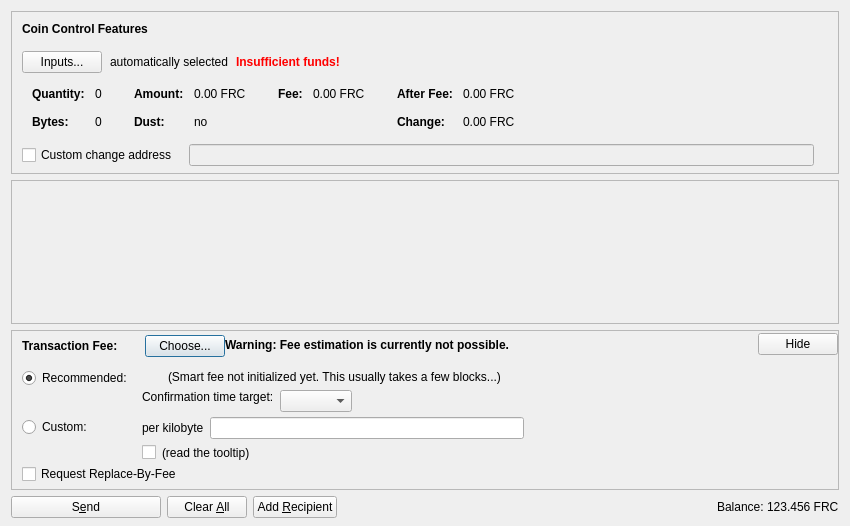
<?xml version="1.0" encoding="UTF-8"?>
<ui version="4.0">
 <class>SendCoinsDialog</class>
 <widget class="QDialog" name="SendCoinsDialog">
  <property name="geometry">
   <rect>
    <x>0</x>
    <y>0</y>
    <width>850</width>
    <height>526</height>
   </rect>
  </property>
  <property name="windowTitle">
   <string>Send Coins</string>
  </property>
  <layout class="QVBoxLayout" name="verticalLayout" stretch="0,1,0,0">
   <property name="bottomMargin">
    <number>8</number>
   </property>
   <item>
    <widget class="QFrame" name="frameCoinControl">
     <property name="sizePolicy">
      <sizepolicy hsizetype="Expanding" vsizetype="Expanding">
       <horstretch>0</horstretch>
       <verstretch>0</verstretch>
      </sizepolicy>
     </property>
     <property name="maximumSize">
      <size>
       <width>16777215</width>
       <height>16777215</height>
      </size>
     </property>
     <property name="frameShape">
      <enum>QFrame::StyledPanel</enum>
     </property>
     <property name="frameShadow">
      <enum>QFrame::Sunken</enum>
     </property>
     <layout class="QVBoxLayout" name="verticalLayoutCoinControl2">
      <property name="spacing">
       <number>0</number>
      </property>
      <property name="leftMargin">
       <number>0</number>
      </property>
      <property name="topMargin">
       <number>0</number>
      </property>
      <property name="rightMargin">
       <number>0</number>
      </property>
      <property name="bottomMargin">
       <number>6</number>
      </property>
      <item>
       <layout class="QVBoxLayout" name="verticalLayoutCoinControl" stretch="0,0,0,0,1">
        <property name="spacing">
         <number>0</number>
        </property>
        <property name="leftMargin">
         <number>10</number>
        </property>
        <property name="topMargin">
         <number>10</number>
        </property>
        <item>
         <layout class="QHBoxLayout" name="horizontalLayoutCoinControl1">
          <property name="bottomMargin">
           <number>15</number>
          </property>
          <item>
           <widget class="QLabel" name="labelCoinControlFeatures">
            <property name="sizePolicy">
             <sizepolicy hsizetype="Preferred" vsizetype="Maximum">
              <horstretch>0</horstretch>
              <verstretch>0</verstretch>
             </sizepolicy>
            </property>
            <property name="font">
             <font>
              <weight>75</weight>
              <bold>true</bold>
             </font>
            </property>
            <property name="styleSheet">
             <string notr="true">font-weight:bold;</string>
            </property>
            <property name="text">
             <string>Coin Control Features</string>
            </property>
           </widget>
          </item>
         </layout>
        </item>
        <item>
         <layout class="QHBoxLayout" name="horizontalLayoutCoinControl2" stretch="0,0,0,0">
          <property name="spacing">
           <number>8</number>
          </property>
          <property name="bottomMargin">
           <number>10</number>
          </property>
          <item>
           <widget class="QPushButton" name="pushButtonCoinControl">
            <property name="styleSheet">
             <string notr="true"/>
            </property>
            <property name="text">
             <string>Inputs...</string>
            </property>
            <property name="autoDefault">
             <bool>false</bool>
            </property>
           </widget>
          </item>
          <item>
           <widget class="QLabel" name="labelCoinControlAutomaticallySelected">
            <property name="text">
             <string>automatically selected</string>
            </property>
            <property name="margin">
             <number>5</number>
            </property>
           </widget>
          </item>
          <item>
           <widget class="QLabel" name="labelCoinControlInsuffFunds">
            <property name="font">
             <font>
              <weight>75</weight>
              <bold>true</bold>
             </font>
            </property>
            <property name="styleSheet">
             <string notr="true">color:red;font-weight:bold;</string>
            </property>
            <property name="text">
             <string>Insufficient funds!</string>
            </property>
            <property name="margin">
             <number>5</number>
            </property>
           </widget>
          </item>
          <item>
           <spacer name="horizontalSpacerCoinControl">
            <property name="orientation">
             <enum>Qt::Horizontal</enum>
            </property>
            <property name="sizeHint" stdset="0">
             <size>
              <width>40</width>
              <height>1</height>
             </size>
            </property>
           </spacer>
          </item>
         </layout>
        </item>
        <item>
         <widget class="QWidget" name="widgetCoinControl" native="true">
          <property name="sizePolicy">
           <sizepolicy hsizetype="Preferred" vsizetype="Preferred">
            <horstretch>0</horstretch>
            <verstretch>0</verstretch>
           </sizepolicy>
          </property>
          <property name="minimumSize">
           <size>
            <width>0</width>
            <height>0</height>
           </size>
          </property>
          <property name="styleSheet">
           <string notr="true"/>
          </property>
          <layout class="QHBoxLayout" name="horizontalLayoutCoinControl5">
           <property name="leftMargin">
            <number>0</number>
           </property>
           <property name="topMargin">
            <number>0</number>
           </property>
           <property name="rightMargin">
            <number>0</number>
           </property>
           <property name="bottomMargin">
            <number>0</number>
           </property>
           <item>
            <layout class="QHBoxLayout" name="horizontalLayoutCoinControl3" stretch="0,0,0,1">
             <property name="spacing">
              <number>20</number>
             </property>
             <property name="topMargin">
              <number>0</number>
             </property>
             <property name="bottomMargin">
              <number>10</number>
             </property>
             <item>
              <layout class="QFormLayout" name="formLayoutCoinControl1">
               <property name="horizontalSpacing">
                <number>10</number>
               </property>
               <property name="verticalSpacing">
                <number>14</number>
               </property>
               <property name="leftMargin">
                <number>10</number>
               </property>
               <property name="topMargin">
                <number>4</number>
               </property>
               <property name="rightMargin">
                <number>6</number>
               </property>
               <item row="0" column="0">
                <widget class="QLabel" name="labelCoinControlQuantityText">
                 <property name="font">
                  <font>
                   <weight>75</weight>
                   <bold>true</bold>
                  </font>
                 </property>
                 <property name="text">
                  <string>Quantity:</string>
                 </property>
                 <property name="margin">
                  <number>0</number>
                 </property>
                </widget>
               </item>
               <item row="0" column="1">
                <widget class="QLabel" name="labelCoinControlQuantity">
                 <property name="cursor">
                  <cursorShape>IBeamCursor</cursorShape>
                 </property>
                 <property name="contextMenuPolicy">
                  <enum>Qt::ActionsContextMenu</enum>
                 </property>
                 <property name="text">
                  <string notr="true">0</string>
                 </property>
                 <property name="margin">
                  <number>0</number>
                 </property>
                 <property name="textInteractionFlags">
                  <set>Qt::LinksAccessibleByMouse|Qt::TextSelectableByKeyboard|Qt::TextSelectableByMouse</set>
                 </property>
                </widget>
               </item>
               <item row="1" column="0">
                <widget class="QLabel" name="labelCoinControlBytesText">
                 <property name="font">
                  <font>
                   <weight>75</weight>
                   <bold>true</bold>
                  </font>
                 </property>
                 <property name="text">
                  <string>Bytes:</string>
                 </property>
                </widget>
               </item>
               <item row="1" column="1">
                <widget class="QLabel" name="labelCoinControlBytes">
                 <property name="cursor">
                  <cursorShape>IBeamCursor</cursorShape>
                 </property>
                 <property name="contextMenuPolicy">
                  <enum>Qt::ActionsContextMenu</enum>
                 </property>
                 <property name="text">
                  <string notr="true">0</string>
                 </property>
                 <property name="textInteractionFlags">
                  <set>Qt::LinksAccessibleByMouse|Qt::TextSelectableByKeyboard|Qt::TextSelectableByMouse</set>
                 </property>
                </widget>
               </item>
              </layout>
             </item>
             <item>
              <layout class="QFormLayout" name="formLayoutCoinControl2">
               <property name="horizontalSpacing">
                <number>10</number>
               </property>
               <property name="verticalSpacing">
                <number>14</number>
               </property>
               <property name="leftMargin">
                <number>6</number>
               </property>
               <property name="topMargin">
                <number>4</number>
               </property>
               <property name="rightMargin">
                <number>6</number>
               </property>
               <item row="0" column="0">
                <widget class="QLabel" name="labelCoinControlAmountText">
                 <property name="font">
                  <font>
                   <weight>75</weight>
                   <bold>true</bold>
                  </font>
                 </property>
                 <property name="text">
                  <string>Amount:</string>
                 </property>
                 <property name="margin">
                  <number>0</number>
                 </property>
                </widget>
               </item>
               <item row="0" column="1">
                <widget class="QLabel" name="labelCoinControlAmount">
                 <property name="cursor">
                  <cursorShape>IBeamCursor</cursorShape>
                 </property>
                 <property name="contextMenuPolicy">
                  <enum>Qt::ActionsContextMenu</enum>
                 </property>
                 <property name="text">
                  <string notr="true">0.00 FRC</string>
                 </property>
                 <property name="textInteractionFlags">
                  <set>Qt::LinksAccessibleByMouse|Qt::TextSelectableByKeyboard|Qt::TextSelectableByMouse</set>
                 </property>
                </widget>
               </item>
               <item row="1" column="0">
                <widget class="QLabel" name="labelCoinControlLowOutputText">
                 <property name="font">
                  <font>
                   <weight>75</weight>
                   <bold>true</bold>
                  </font>
                 </property>
                 <property name="text">
                  <string>Dust:</string>
                 </property>
                </widget>
               </item>
               <item row="1" column="1">
                <widget class="QLabel" name="labelCoinControlLowOutput">
                 <property name="cursor">
                  <cursorShape>IBeamCursor</cursorShape>
                 </property>
                 <property name="contextMenuPolicy">
                  <enum>Qt::ActionsContextMenu</enum>
                 </property>
                 <property name="text">
                  <string notr="true">no</string>
                 </property>
                 <property name="textInteractionFlags">
                  <set>Qt::LinksAccessibleByMouse|Qt::TextSelectableByKeyboard|Qt::TextSelectableByMouse</set>
                 </property>
                </widget>
               </item>
              </layout>
             </item>
             <item>
              <layout class="QFormLayout" name="formLayoutCoinControl3">
               <property name="horizontalSpacing">
                <number>10</number>
               </property>
               <property name="verticalSpacing">
                <number>14</number>
               </property>
               <property name="leftMargin">
                <number>6</number>
               </property>
               <property name="topMargin">
                <number>4</number>
               </property>
               <property name="rightMargin">
                <number>6</number>
               </property>
               <item row="0" column="0">
                <widget class="QLabel" name="labelCoinControlFeeText">
                 <property name="font">
                  <font>
                   <weight>75</weight>
                   <bold>true</bold>
                  </font>
                 </property>
                 <property name="text">
                  <string>Fee:</string>
                 </property>
                 <property name="margin">
                  <number>0</number>
                 </property>
                </widget>
               </item>
               <item row="0" column="1">
                <widget class="QLabel" name="labelCoinControlFee">
                 <property name="cursor">
                  <cursorShape>IBeamCursor</cursorShape>
                 </property>
                 <property name="contextMenuPolicy">
                  <enum>Qt::ActionsContextMenu</enum>
                 </property>
                 <property name="text">
                  <string notr="true">0.00 FRC</string>
                 </property>
                 <property name="textInteractionFlags">
                  <set>Qt::LinksAccessibleByMouse|Qt::TextSelectableByKeyboard|Qt::TextSelectableByMouse</set>
                 </property>
                </widget>
               </item>
              </layout>
             </item>
             <item>
              <layout class="QFormLayout" name="formLayoutCoinControl4">
               <property name="horizontalSpacing">
                <number>10</number>
               </property>
               <property name="verticalSpacing">
                <number>14</number>
               </property>
               <property name="leftMargin">
                <number>6</number>
               </property>
               <property name="topMargin">
                <number>4</number>
               </property>
               <property name="rightMargin">
                <number>6</number>
               </property>
               <item row="0" column="0">
                <widget class="QLabel" name="labelCoinControlAfterFeeText">
                 <property name="font">
                  <font>
                   <weight>75</weight>
                   <bold>true</bold>
                  </font>
                 </property>
                 <property name="text">
                  <string>After Fee:</string>
                 </property>
                 <property name="margin">
                  <number>0</number>
                 </property>
                </widget>
               </item>
               <item row="0" column="1">
                <widget class="QLabel" name="labelCoinControlAfterFee">
                 <property name="cursor">
                  <cursorShape>IBeamCursor</cursorShape>
                 </property>
                 <property name="contextMenuPolicy">
                  <enum>Qt::ActionsContextMenu</enum>
                 </property>
                 <property name="text">
                  <string notr="true">0.00 FRC</string>
                 </property>
                 <property name="textInteractionFlags">
                  <set>Qt::LinksAccessibleByMouse|Qt::TextSelectableByKeyboard|Qt::TextSelectableByMouse</set>
                 </property>
                </widget>
               </item>
               <item row="1" column="0">
                <widget class="QLabel" name="labelCoinControlChangeText">
                 <property name="font">
                  <font>
                   <weight>75</weight>
                   <bold>true</bold>
                  </font>
                 </property>
                 <property name="text">
                  <string>Change:</string>
                 </property>
                </widget>
               </item>
               <item row="1" column="1">
                <widget class="QLabel" name="labelCoinControlChange">
                 <property name="cursor">
                  <cursorShape>IBeamCursor</cursorShape>
                 </property>
                 <property name="contextMenuPolicy">
                  <enum>Qt::ActionsContextMenu</enum>
                 </property>
                 <property name="text">
                  <string notr="true">0.00 FRC</string>
                 </property>
                 <property name="textInteractionFlags">
                  <set>Qt::LinksAccessibleByMouse|Qt::TextSelectableByKeyboard|Qt::TextSelectableByMouse</set>
                 </property>
                </widget>
               </item>
              </layout>
             </item>
            </layout>
           </item>
          </layout>
         </widget>
        </item>
        <item>
         <layout class="QHBoxLayout" name="horizontalLayoutCoinControl4" stretch="0,0,0">
          <property name="spacing">
           <number>12</number>
          </property>
          <property name="sizeConstraint">
           <enum>QLayout::SetDefaultConstraint</enum>
          </property>
          <property name="topMargin">
           <number>5</number>
          </property>
          <property name="rightMargin">
           <number>5</number>
          </property>
          <item>
           <widget class="QCheckBox" name="checkBoxCoinControlChange">
            <property name="toolTip">
             <string>If this is activated, but the change address is empty or invalid, change will be sent to a newly generated address.</string>
            </property>
            <property name="text">
             <string>Custom change address</string>
            </property>
           </widget>
          </item>
          <item>
           <widget class="QValidatedLineEdit" name="lineEditCoinControlChange">
            <property name="enabled">
             <bool>false</bool>
            </property>
            <property name="sizePolicy">
             <sizepolicy hsizetype="Expanding" vsizetype="Fixed">
              <horstretch>0</horstretch>
              <verstretch>0</verstretch>
             </sizepolicy>
            </property>
           </widget>
          </item>
          <item>
           <widget class="QLabel" name="labelCoinControlChangeLabel">
            <property name="sizePolicy">
             <sizepolicy hsizetype="Preferred" vsizetype="Expanding">
              <horstretch>0</horstretch>
              <verstretch>0</verstretch>
             </sizepolicy>
            </property>
            <property name="minimumSize">
             <size>
              <width>0</width>
              <height>0</height>
             </size>
            </property>
            <property name="text">
             <string/>
            </property>
            <property name="margin">
             <number>3</number>
            </property>
           </widget>
          </item>
         </layout>
        </item>
        <item>
         <spacer name="verticalSpacerCoinControl">
          <property name="orientation">
           <enum>Qt::Vertical</enum>
          </property>
          <property name="sizeHint" stdset="0">
           <size>
            <width>800</width>
            <height>1</height>
           </size>
          </property>
         </spacer>
        </item>
       </layout>
      </item>
     </layout>
    </widget>
   </item>
   <item>
    <widget class="QScrollArea" name="scrollArea">
     <property name="widgetResizable">
      <bool>true</bool>
     </property>
     <widget class="QWidget" name="scrollAreaWidgetContents">
      <property name="geometry">
       <rect>
        <x>0</x>
        <y>0</y>
        <width>830</width>
        <height>104</height>
       </rect>
      </property>
      <layout class="QVBoxLayout" name="verticalLayout_2" stretch="0,1">
       <property name="leftMargin">
        <number>0</number>
       </property>
       <property name="topMargin">
        <number>0</number>
       </property>
       <property name="rightMargin">
        <number>0</number>
       </property>
       <property name="bottomMargin">
        <number>0</number>
       </property>
       <item>
        <layout class="QVBoxLayout" name="entries">
         <property name="spacing">
          <number>6</number>
         </property>
        </layout>
       </item>
       <item>
        <spacer name="verticalSpacer">
         <property name="orientation">
          <enum>Qt::Vertical</enum>
         </property>
         <property name="sizeHint" stdset="0">
          <size>
           <width>20</width>
           <height>40</height>
          </size>
         </property>
        </spacer>
       </item>
      </layout>
     </widget>
    </widget>
   </item>
   <item>
    <widget class="QFrame" name="frameFee">
     <property name="sizePolicy">
      <sizepolicy hsizetype="Expanding" vsizetype="Expanding">
       <horstretch>0</horstretch>
       <verstretch>0</verstretch>
      </sizepolicy>
     </property>
     <property name="maximumSize">
      <size>
       <width>16777215</width>
       <height>16777215</height>
      </size>
     </property>
     <property name="frameShape">
      <enum>QFrame::StyledPanel</enum>
     </property>
     <property name="frameShadow">
      <enum>QFrame::Sunken</enum>
     </property>
     <layout class="QVBoxLayout" name="verticalLayoutFee1">
      <property name="spacing">
       <number>0</number>
      </property>
      <property name="leftMargin">
       <number>0</number>
      </property>
      <property name="topMargin">
       <number>0</number>
      </property>
      <property name="rightMargin">
       <number>0</number>
      </property>
      <property name="bottomMargin">
       <number>0</number>
      </property>
      <item>
       <layout class="QVBoxLayout" name="verticalLayoutFee2" stretch="0,0,0">
        <property name="spacing">
         <number>0</number>
        </property>
        <property name="leftMargin">
         <number>10</number>
        </property>
        <property name="topMargin">
         <number>0</number>
        </property>
        <item>
         <layout class="QHBoxLayout" name="horizontalLayoutFee1">
          <property name="bottomMargin">
           <number>0</number>
          </property>
          <item>
           <layout class="QVBoxLayout" name="verticalLayoutFee7">
            <property name="spacing">
             <number>0</number>
            </property>
            <item>
             <spacer name="verticalSpacerSmartFee">
              <property name="orientation">
               <enum>Qt::Vertical</enum>
              </property>
              <property name="sizeType">
               <enum>QSizePolicy::Fixed</enum>
              </property>
              <property name="sizeHint" stdset="0">
               <size>
                <width>1</width>
                <height>4</height>
               </size>
              </property>
             </spacer>
            </item>
            <item>
             <layout class="QHBoxLayout" name="horizontalLayoutSmartFee">
              <property name="spacing">
               <number>10</number>
              </property>
              <item>
               <widget class="QLabel" name="labelFeeHeadline">
                <property name="sizePolicy">
                 <sizepolicy hsizetype="Preferred" vsizetype="Maximum">
                  <horstretch>0</horstretch>
                  <verstretch>0</verstretch>
                 </sizepolicy>
                </property>
                <property name="font">
                 <font>
                  <weight>75</weight>
                  <bold>true</bold>
                 </font>
                </property>
                <property name="styleSheet">
                 <string notr="true">font-weight:bold;</string>
                </property>
                <property name="text">
                 <string>Transaction Fee:</string>
                </property>
               </widget>
              </item>
              <item>
               <widget class="QLabel" name="labelFeeMinimized">
                <property name="text">
                 <string/>
                </property>
               </widget>
              </item>
              <item>
               <widget class="QPushButton" name="buttonChooseFee">
                <property name="text">
                 <string>Choose...</string>
                </property>
               </widget>
              </item>
             </layout>
            </item>
            <item>
             <spacer name="verticalSpacer_5">
              <property name="orientation">
               <enum>Qt::Vertical</enum>
              </property>
              <property name="sizeHint" stdset="0">
               <size>
                <width>1</width>
                <height>1</height>
               </size>
              </property>
             </spacer>
            </item>
           </layout>
          </item>
          <item>
           <widget class="QLabel" name="fallbackFeeWarningLabel">
            <property name="toolTip">
             <string>Using the fallbackfee can result in sending a transaction that will take several hours or days (or never) to confirm. Consider choosing your fee manually or wait until you have validated the complete chain.</string>
            </property>
            <property name="font">
            <font>
                <weight>75</weight>
                <bold>true</bold>
            </font>
            </property>
            <property name="text">
             <string>Warning: Fee estimation is currently not possible.</string>
            </property>
            <property name="wordWrap">
             <bool>false</bool>
            </property>
           </widget>
          </item>
          <item>
           <spacer name="horizontalSpacer_4">
            <property name="orientation">
             <enum>Qt::Horizontal</enum>
            </property>
            <property name="sizeType">
             <enum>QSizePolicy::MinimumExpanding</enum>
            </property>
            <property name="sizeHint" stdset="0">
             <size>
              <width>40</width>
              <height>20</height>
             </size>
            </property>
           </spacer>
          </item>
          <item>
           <widget class="QPushButton" name="buttonMinimizeFee">
            <property name="toolTip">
             <string>collapse fee-settings</string>
            </property>
            <property name="text">
             <string>Hide</string>
            </property>
           </widget>
          </item>
         </layout>
        </item>
        <item>
         <widget class="QFrame" name="frameFeeSelection">
          <layout class="QVBoxLayout" name="verticalLayoutFee12">
           <property name="spacing">
            <number>0</number>
           </property>
           <property name="leftMargin">
            <number>0</number>
           </property>
           <property name="topMargin">
            <number>0</number>
           </property>
           <property name="rightMargin">
            <number>0</number>
           </property>
           <property name="bottomMargin">
            <number>0</number>
           </property>
           <item>
            <layout class="QGridLayout" name="gridLayoutFee">
             <property name="topMargin">
              <number>10</number>
             </property>
             <property name="bottomMargin">
              <number>4</number>
             </property>
             <property name="horizontalSpacing">
              <number>10</number>
             </property>
             <property name="verticalSpacing">
              <number>4</number>
             </property>
             <item row="1" column="1">
              <layout class="QVBoxLayout" name="verticalLayoutFee8">
               <property name="spacing">
                <number>6</number>
               </property>
               <item>
                <layout class="QHBoxLayout" name="horizontalLayoutFee13">
                 <item>
                  <widget class="QLabel" name="labelCustomPerKilobyte">
                   <property name="toolTip">
                    <string>If the custom fee is set to 1000 kria and the transaction is only 250 bytes, then &quot;per kilobyte&quot; only pays 250 kria in fee, while &quot;total at least&quot; pays 1000 kria. For transactions bigger than a kilobyte both pay by kilobyte.</string>
                   </property>
                   <property name="text">
                    <string>per kilobyte</string>
                   </property>
                  </widget>
                 </item>
                 <item>
                  <widget class="FreicoinAmountField" name="customFee"/>
                 </item>
                 <item>
                  <spacer name="horizontalSpacer_6">
                   <property name="orientation">
                    <enum>Qt::Horizontal</enum>
                   </property>
                   <property name="sizeHint" stdset="0">
                    <size>
                     <width>1</width>
                     <height>1</height>
                    </size>
                   </property>
                  </spacer>
                 </item>
                </layout>
               </item>
               <item>
                <layout class="QHBoxLayout" name="horizontalLayoutFee8">
                 <item>
                  <widget class="QCheckBox" name="checkBoxMinimumFee">
                   <property name="toolTip">
                    <string>Paying only the minimum fee is just fine as long as there is less transaction volume than space in the blocks. But be aware that this can end up in a never confirming transaction once there is more demand for freicoin transactions than the network can process.</string>
                   </property>
                   <property name="text">
                    <string/>
                   </property>
                  </widget>
                 </item>
                 <item>
                  <widget class="QLabel" name="labelMinFeeWarning">
                   <property name="enabled">
                    <bool>true</bool>
                   </property>
                   <property name="toolTip">
                    <string>Paying only the minimum fee is just fine as long as there is less transaction volume than space in the blocks. But be aware that this can end up in a never confirming transaction once there is more demand for freicoin transactions than the network can process.</string>
                   </property>
                   <property name="text">
                    <string>(read the tooltip)</string>
                   </property>
                   <property name="margin">
                    <number>5</number>
                   </property>
                  </widget>
                 </item>
                 <item>
                  <spacer name="horizontalSpacer_2">
                   <property name="orientation">
                    <enum>Qt::Horizontal</enum>
                   </property>
                   <property name="sizeHint" stdset="0">
                    <size>
                     <width>1</width>
                     <height>1</height>
                    </size>
                   </property>
                  </spacer>
                 </item>
                </layout>
               </item>
              </layout>
             </item>
             <item row="0" column="0">
              <layout class="QVBoxLayout" name="verticalLayoutFee4" stretch="0,1">
               <item>
                <widget class="QRadioButton" name="radioSmartFee">
                 <property name="text">
                  <string>Recommended:</string>
                 </property>
                 <property name="checked">
                  <bool>true</bool>
                 </property>
                 <attribute name="buttonGroup">
                  <string notr="true">groupFee</string>
                 </attribute>
                </widget>
               </item>
               <item>
                <spacer name="verticalSpacer_2">
                 <property name="orientation">
                  <enum>Qt::Vertical</enum>
                 </property>
                 <property name="sizeHint" stdset="0">
                  <size>
                   <width>1</width>
                   <height>1</height>
                  </size>
                 </property>
                </spacer>
               </item>
              </layout>
             </item>
             <item row="1" column="0">
              <layout class="QVBoxLayout" name="verticalLayoutFee9" stretch="0,1">
               <item>
                <widget class="QRadioButton" name="radioCustomFee">
                 <property name="text">
                  <string>Custom:</string>
                 </property>
                 <attribute name="buttonGroup">
                  <string notr="true">groupFee</string>
                 </attribute>
                </widget>
               </item>
               <item>
                <spacer name="verticalSpacer_6">
                 <property name="orientation">
                  <enum>Qt::Vertical</enum>
                 </property>
                 <property name="sizeHint" stdset="0">
                  <size>
                   <width>1</width>
                   <height>1</height>
                  </size>
                 </property>
                </spacer>
               </item>
              </layout>
             </item>
             <item row="0" column="1">
              <layout class="QVBoxLayout" name="verticalLayoutFee3" stretch="0,0,1">
               <property name="spacing">
                <number>6</number>
               </property>
               <property name="topMargin">
                <number>2</number>
               </property>
               <item>
                <layout class="QHBoxLayout" name="horizontalLayoutFee12">
                 <item>
                  <widget class="QLabel" name="labelSmartFee">
                   <property name="text">
                    <string/>
                   </property>
                   <property name="margin">
                    <number>2</number>
                   </property>
                  </widget>
                 </item>
                 <item>
                  <widget class="QLabel" name="labelFeeEstimation">
                   <property name="text">
                    <string/>
                   </property>
                  </widget>
                 </item>
                 <item>
                  <widget class="QLabel" name="labelSmartFee2">
                   <property name="text">
                    <string>(Smart fee not initialized yet. This usually takes a few blocks...)</string>
                   </property>
                   <property name="margin">
                    <number>2</number>
                   </property>
                  </widget>
                 </item>
                 <item>
                  <spacer name="horizontalSpacer_5">
                   <property name="orientation">
                    <enum>Qt::Horizontal</enum>
                   </property>
                   <property name="sizeHint" stdset="0">
                    <size>
                     <width>1</width>
                     <height>1</height>
                    </size>
                   </property>
                  </spacer>
                 </item>
                </layout>
               </item>
               <item>
                <layout class="QHBoxLayout" name="horizontalLayoutFee9">
                 <item>
                  <layout class="QVBoxLayout" name="verticalLayoutFee6">
                   <item>
                    <widget class="QLabel" name="labelSmartFee3">
                     <property name="text">
                      <string>Confirmation time target:</string>
                     </property>
                     <property name="margin">
                      <number>2</number>
                     </property>
                    </widget>
                   </item>
                   <item>
                    <spacer name="verticalSpacer_3">
                     <property name="orientation">
                      <enum>Qt::Vertical</enum>
                     </property>
                     <property name="sizeHint" stdset="0">
                      <size>
                       <width>1</width>
                       <height>1</height>
                      </size>
                     </property>
                    </spacer>
                   </item>
                  </layout>
                 </item>
                 <item>
                  <layout class="QVBoxLayout" name="verticalLayoutFee5">
                   <property name="rightMargin">
                    <number>30</number>
                   </property>
                   <item>
                    <layout class="QHBoxLayout" name="horizontalLayoutConfTarget">
                     <property name="bottomMargin">
                      <number>0</number>
                     </property>
                     <item>
                      <widget class="QComboBox" name="confTargetSelector"/>
                     </item>
                     <item>
                      <spacer name="horizontalSpacerConfTarget">
                       <property name="orientation">
                        <enum>Qt::Horizontal</enum>
                       </property>
                       <property name="sizeHint" stdset="0">
                        <size>
                         <width>40</width>
                         <height>20</height>
                        </size>
                       </property>
                      </spacer>
                     </item>
                    </layout>
                   </item>
                  </layout>
                 </item>
                </layout>
               </item>
               <item>
                <spacer name="verticalSpacer_4">
                 <property name="orientation">
                  <enum>Qt::Vertical</enum>
                 </property>
                 <property name="sizeHint" stdset="0">
                  <size>
                   <width>1</width>
                   <height>1</height>
                  </size>
                 </property>
                </spacer>
               </item>
              </layout>
             </item>
            </layout>
           </item>
           <item>
            <widget class="QCheckBox" name="optInRBF">
             <property name="text">
              <string>Request Replace-By-Fee</string>
             </property>
             <property name="toolTip">
              <string>Indicates that the sender may wish to replace this transaction with a new one paying higher fees (prior to being confirmed).</string>
             </property>
            </widget>
           </item>
          </layout>
         </widget>
        </item>
        <item>
         <spacer name="verticalSpacerFee">
          <property name="orientation">
           <enum>Qt::Vertical</enum>
          </property>
          <property name="sizeHint" stdset="0">
           <size>
            <width>40</width>
            <height>5</height>
           </size>
          </property>
         </spacer>
        </item>
       </layout>
      </item>
     </layout>
    </widget>
   </item>
   <item>
    <layout class="QHBoxLayout" name="horizontalLayout">
     <item>
      <widget class="QPushButton" name="sendButton">
       <property name="minimumSize">
        <size>
         <width>150</width>
         <height>0</height>
        </size>
       </property>
       <property name="toolTip">
        <string>Confirm the send action</string>
       </property>
       <property name="text">
        <string>S&amp;end</string>
       </property>
       <property name="icon">
        <iconset resource="../freicoin.qrc">
         <normaloff>:/icons/send</normaloff>:/icons/send</iconset>
       </property>
       <property name="autoDefault">
        <bool>false</bool>
       </property>
       <property name="default">
        <bool>false</bool>
       </property>
      </widget>
     </item>
     <item>
      <widget class="QPushButton" name="clearButton">
       <property name="sizePolicy">
        <sizepolicy hsizetype="Minimum" vsizetype="Fixed">
         <horstretch>0</horstretch>
         <verstretch>0</verstretch>
        </sizepolicy>
       </property>
       <property name="toolTip">
        <string>Clear all fields of the form.</string>
       </property>
       <property name="text">
        <string>Clear &amp;All</string>
       </property>
       <property name="icon">
        <iconset resource="../freicoin.qrc">
         <normaloff>:/icons/remove</normaloff>:/icons/remove</iconset>
       </property>
       <property name="autoDefault">
        <bool>false</bool>
       </property>
      </widget>
     </item>
     <item>
      <widget class="QPushButton" name="addButton">
       <property name="toolTip">
        <string>Send to multiple recipients at once</string>
       </property>
       <property name="text">
        <string>Add &amp;Recipient</string>
       </property>
       <property name="icon">
        <iconset resource="../freicoin.qrc">
         <normaloff>:/icons/add</normaloff>:/icons/add</iconset>
       </property>
       <property name="autoDefault">
        <bool>false</bool>
       </property>
      </widget>
     </item>
     <item>
      <spacer name="horizontalSpacer">
       <property name="orientation">
        <enum>Qt::Horizontal</enum>
       </property>
       <property name="sizeHint" stdset="0">
        <size>
         <width>40</width>
         <height>20</height>
        </size>
       </property>
      </spacer>
     </item>
     <item>
      <layout class="QHBoxLayout" name="horizontalLayout_2">
       <property name="spacing">
        <number>3</number>
       </property>
       <item>
        <widget class="QLabel" name="label">
         <property name="sizePolicy">
          <sizepolicy hsizetype="Preferred" vsizetype="Fixed">
           <horstretch>0</horstretch>
           <verstretch>0</verstretch>
          </sizepolicy>
         </property>
         <property name="text">
          <string>Balance:</string>
         </property>
        </widget>
       </item>
       <item>
        <widget class="QLabel" name="labelBalance">
         <property name="sizePolicy">
          <sizepolicy hsizetype="Preferred" vsizetype="Fixed">
           <horstretch>0</horstretch>
           <verstretch>0</verstretch>
          </sizepolicy>
         </property>
         <property name="cursor">
          <cursorShape>IBeamCursor</cursorShape>
         </property>
         <property name="text">
          <string notr="true">123.456 FRC</string>
         </property>
         <property name="textInteractionFlags">
          <set>Qt::LinksAccessibleByMouse|Qt::TextSelectableByKeyboard|Qt::TextSelectableByMouse</set>
         </property>
        </widget>
       </item>
      </layout>
     </item>
    </layout>
   </item>
  </layout>
 </widget>
 <customwidgets>
  <customwidget>
   <class>QValidatedLineEdit</class>
   <extends>QLineEdit</extends>
   <header>qvalidatedlineedit.h</header>
  </customwidget>
  <customwidget>
   <class>FreicoinAmountField</class>
   <extends>QLineEdit</extends>
   <header>freicoinamountfield.h</header>
   <container>1</container>
  </customwidget>
 </customwidgets>
 <resources>
  <include location="../freicoin.qrc"/>
 </resources>
 <connections/>
 <buttongroups>
  <buttongroup name="groupFee"/>
 </buttongroups>
</ui>
